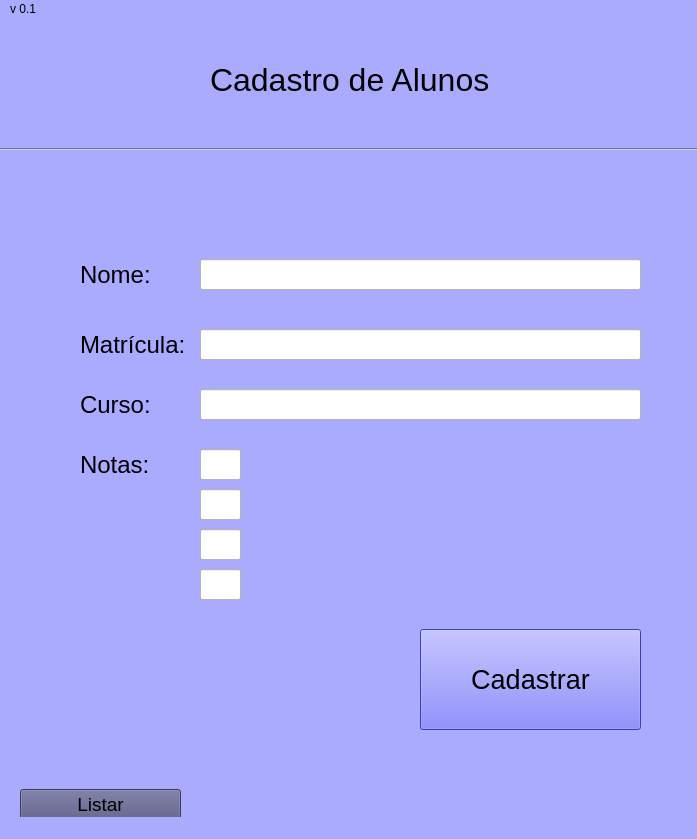
<?xml version="1.0" encoding="UTF-8"?>
<ui version="4.0">
 <class>MainWindow</class>
 <widget class="QMainWindow" name="MainWindow">
  <property name="geometry">
   <rect>
    <x>0</x>
    <y>0</y>
    <width>697</width>
    <height>839</height>
   </rect>
  </property>
  <property name="windowTitle">
   <string>MainWindow</string>
  </property>
  <property name="styleSheet">
   <string notr="true">background-color: rgb(170, 170, 255);</string>
  </property>
  <widget class="QWidget" name="centralwidget">
   <widget class="QLabel" name="label">
    <property name="geometry">
     <rect>
      <x>210</x>
      <y>20</y>
      <width>291</width>
      <height>81</height>
     </rect>
    </property>
    <property name="font">
     <font>
      <pointsize>24</pointsize>
     </font>
    </property>
    <property name="text">
     <string>Cadastro de Alunos</string>
    </property>
   </widget>
   <widget class="QLabel" name="label_2">
    <property name="geometry">
     <rect>
      <x>80</x>
      <y>240</y>
      <width>111</width>
      <height>31</height>
     </rect>
    </property>
    <property name="font">
     <font>
      <pointsize>18</pointsize>
     </font>
    </property>
    <property name="text">
     <string>Nome:</string>
    </property>
   </widget>
   <widget class="QLabel" name="label_3">
    <property name="geometry">
     <rect>
      <x>80</x>
      <y>310</y>
      <width>111</width>
      <height>31</height>
     </rect>
    </property>
    <property name="font">
     <font>
      <pointsize>18</pointsize>
     </font>
    </property>
    <property name="text">
     <string>Matrícula:</string>
    </property>
   </widget>
   <widget class="QLabel" name="label_4">
    <property name="geometry">
     <rect>
      <x>80</x>
      <y>370</y>
      <width>111</width>
      <height>31</height>
     </rect>
    </property>
    <property name="font">
     <font>
      <pointsize>18</pointsize>
     </font>
    </property>
    <property name="text">
     <string>Curso:</string>
    </property>
   </widget>
   <widget class="QLabel" name="label_5">
    <property name="geometry">
     <rect>
      <x>80</x>
      <y>430</y>
      <width>111</width>
      <height>31</height>
     </rect>
    </property>
    <property name="font">
     <font>
      <pointsize>18</pointsize>
     </font>
    </property>
    <property name="text">
     <string>Notas:</string>
    </property>
   </widget>
   <widget class="QLineEdit" name="lineEdit">
    <property name="geometry">
     <rect>
      <x>200</x>
      <y>240</y>
      <width>441</width>
      <height>31</height>
     </rect>
    </property>
    <property name="styleSheet">
     <string notr="true">background-color: rgb(255, 255, 255);</string>
    </property>
   </widget>
   <widget class="QLineEdit" name="lineEdit_2">
    <property name="geometry">
     <rect>
      <x>200</x>
      <y>310</y>
      <width>441</width>
      <height>31</height>
     </rect>
    </property>
    <property name="styleSheet">
     <string notr="true">background-color: rgb(255, 255, 255);</string>
    </property>
   </widget>
   <widget class="QLineEdit" name="lineEdit_3">
    <property name="geometry">
     <rect>
      <x>200</x>
      <y>370</y>
      <width>441</width>
      <height>31</height>
     </rect>
    </property>
    <property name="styleSheet">
     <string notr="true">background-color: rgb(255, 255, 255);</string>
    </property>
   </widget>
   <widget class="QLineEdit" name="lineEdit_4">
    <property name="geometry">
     <rect>
      <x>200</x>
      <y>430</y>
      <width>41</width>
      <height>31</height>
     </rect>
    </property>
    <property name="styleSheet">
     <string notr="true">background-color: rgb(255, 255, 255);</string>
    </property>
   </widget>
   <widget class="QLineEdit" name="lineEdit_5">
    <property name="geometry">
     <rect>
      <x>200</x>
      <y>510</y>
      <width>41</width>
      <height>31</height>
     </rect>
    </property>
    <property name="styleSheet">
     <string notr="true">background-color: rgb(255, 255, 255);</string>
    </property>
   </widget>
   <widget class="QLineEdit" name="lineEdit_6">
    <property name="geometry">
     <rect>
      <x>200</x>
      <y>550</y>
      <width>41</width>
      <height>31</height>
     </rect>
    </property>
    <property name="styleSheet">
     <string notr="true">background-color: rgb(255, 255, 255);</string>
    </property>
   </widget>
   <widget class="QLineEdit" name="lineEdit_7">
    <property name="geometry">
     <rect>
      <x>200</x>
      <y>470</y>
      <width>41</width>
      <height>31</height>
     </rect>
    </property>
    <property name="styleSheet">
     <string notr="true">background-color: rgb(255, 255, 255);</string>
    </property>
   </widget>
   <widget class="QPushButton" name="pushButton">
    <property name="geometry">
     <rect>
      <x>420</x>
      <y>610</y>
      <width>221</width>
      <height>101</height>
     </rect>
    </property>
    <property name="font">
     <font>
      <pointsize>20</pointsize>
     </font>
    </property>
    <property name="styleSheet">
     <string notr="true">background-color: rgb(85, 85, 255);</string>
    </property>
    <property name="text">
     <string>Cadastrar</string>
    </property>
   </widget>
   <widget class="Line" name="line">
    <property name="geometry">
     <rect>
      <x>-10</x>
      <y>120</y>
      <width>711</width>
      <height>20</height>
     </rect>
    </property>
    <property name="orientation">
     <enum>Qt::Horizontal</enum>
    </property>
   </widget>
   <widget class="QPushButton" name="pushButton_2">
    <property name="geometry">
     <rect>
      <x>20</x>
      <y>770</y>
      <width>161</width>
      <height>31</height>
     </rect>
    </property>
    <property name="font">
     <font>
      <pointsize>14</pointsize>
     </font>
    </property>
    <property name="styleSheet">
     <string notr="true">background-color: rgb(85, 85, 127);</string>
    </property>
    <property name="text">
     <string>Listar</string>
    </property>
   </widget>
  </widget>
  <widget class="QMenuBar" name="menubar">
   <property name="geometry">
    <rect>
     <x>0</x>
     <y>0</y>
     <width>697</width>
     <height>21</height>
    </rect>
   </property>
   <widget class="QMenu" name="menuv_0_1">
    <property name="title">
     <string>v 0.1</string>
    </property>
   </widget>
   <addaction name="menuv_0_1"/>
  </widget>
  <widget class="QStatusBar" name="statusbar"/>
 </widget>
 <resources/>
 <connections/>
</ui>
